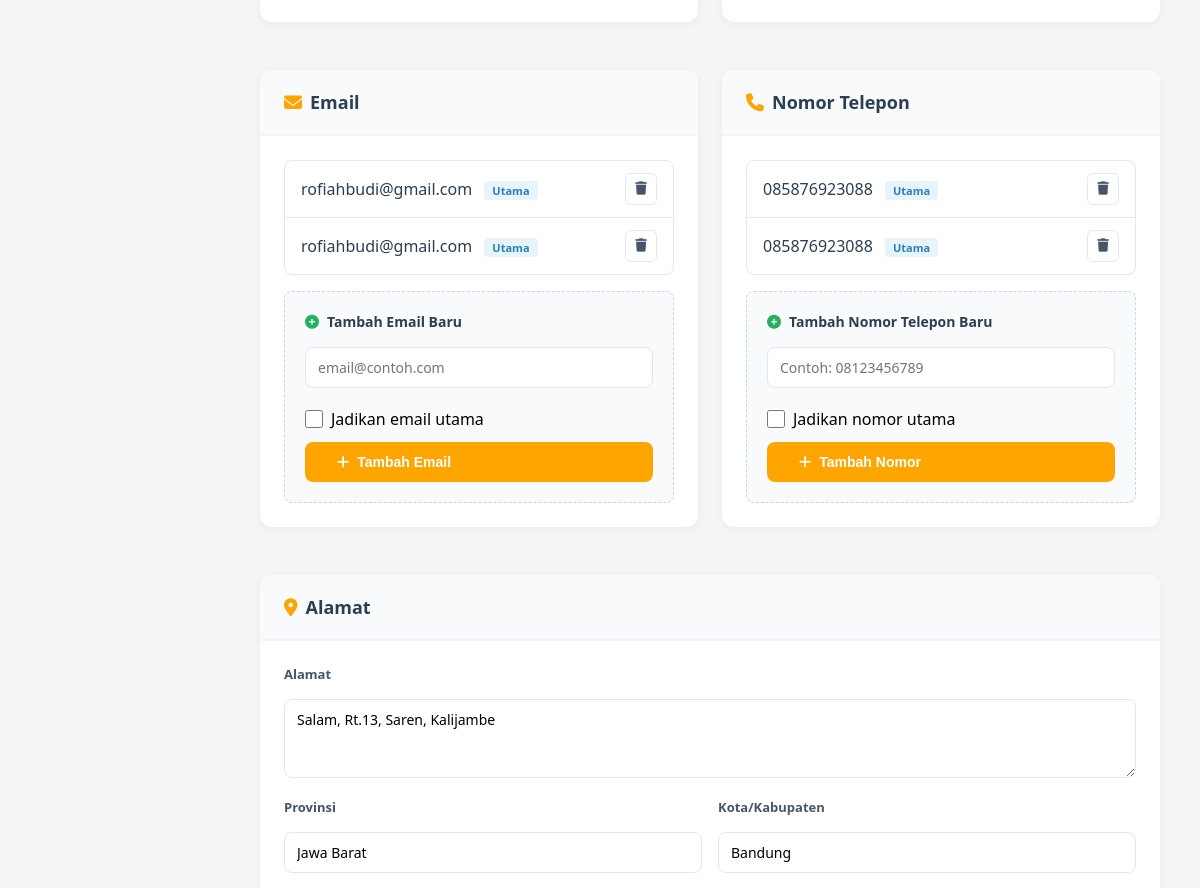
The page /admin/edit_patient.php?id=1 (middle part) on the database as committed earlier.
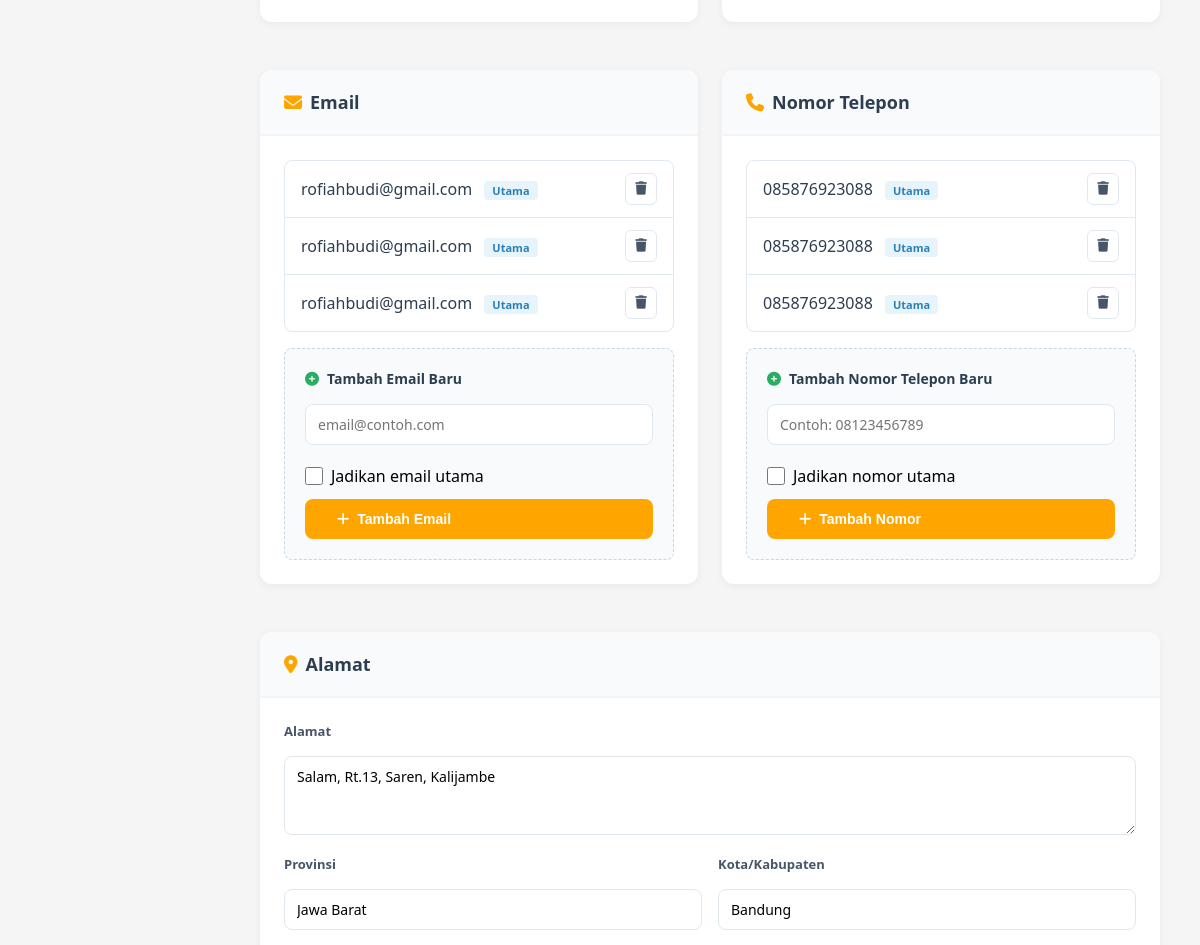
The same page on the database as committed later.
### tables this page shows
CREATE TABLE `patient_emails` (
  `id` int NOT NULL,
  `patient_id` int NOT NULL,
  `email` varchar(100) NOT NULL,
  `is_primary` tinyint(1) DEFAULT '0'
);

CREATE TABLE `patient_phones` (
  `id` int NOT NULL,
  `patient_id` int NOT NULL,
  `phone` varchar(20) NOT NULL,
  `is_primary` tinyint(1) DEFAULT '0'
);

### admin/edit_patient.php (the view, shortened to what the changed rows need)
<?php
include "../config.php";
$patient_id = isset($_GET['id']) ? intval($_GET['id']) : 0;
$query_emails = "SELECT id, email, is_primary FROM patient_emails WHERE patient_id = ? ORDER BY is_primary DESC, id ASC";
$stmt = $conn->prepare($query_emails);
$stmt->bind_param('i', $patient_id);
$stmt->execute();
$result_emails = $stmt->get_result();
$emails = [];
while ($row = $result_emails->fetch_assoc()) {
    $emails[] = $row;
}
$query_phones = "SELECT id, phone, is_primary FROM patient_phones WHERE patient_id = ? ORDER BY is_primary DESC, id ASC";
$stmt = $conn->prepare($query_phones);
$stmt->bind_param('i', $patient_id);
$stmt->execute();
$result_phones = $stmt->get_result();
$phones = [];
while ($row = $result_phones->fetch_assoc()) {
    $phones[] = $row;
}
?>
<!DOCTYPE html>
<html lang="id">
<head>
    <link rel="stylesheet" href="css/admin.css">
    <link rel="stylesheet" href="css/sidebar-toggle.css">
    <link rel="stylesheet" href="css/product-form.css">
    <link rel="stylesheet" href="https://cdnjs.cloudflare.com/ajax/libs/font-awesome/6.4.0/css/all.min.css">
</head>
<body>
    <div class="main-content">
        <div class="edit-container">
            <div class="edit-grid">
                <div class="edit-card">
                    <div class="card-body">
                        <?php if (!empty($emails)): ?>
                            <div class="contact-list">
                                <?php foreach ($emails as $email): ?>
                                    <div class="contact-item">
                                        <div>
                                            <span class="contact-value"><?= htmlspecialchars($email['email']) ?></span>
                                            <?php if ($email['is_primary'] == 1): ?>
                                                <span class="badge-primary">Utama</span>
                                            <?php endif; ?>
                                        </div>
                                        <div class="contact-actions">
                                            <form method="POST" style="display: inline;"
                                                  onsubmit="return confirm('Hapus email ini?')">
                                                <button type="submit" class="btn-icon delete" title="Hapus">
                                                    <i class="fas fa-trash"></i>
                                                </button>
                                            </form>
                                        </div>
                                    </div>
                                <?php endforeach; ?>
                            </div>
                        <?php else: ?>
                            <p class="text-muted" style="margin-bottom: 16px;">Belum ada email</p>
                        <?php endif; ?>
                    </div>
                </div>
                <div class="edit-card">
                    <div class="card-body">
                        <?php if (!empty($phones)): ?>
                            <div class="contact-list">
                                <?php foreach ($phones as $phone): ?>
                                    <div class="contact-item">
                                        <div>
                                            <span class="contact-value"><?= htmlspecialchars($phone['phone']) ?></span>
                                            <?php if ($phone['is_primary'] == 1): ?>
                                                <span class="badge-primary">Utama</span>
                                            <?php endif; ?>
                                        </div>
                                        <div class="contact-actions">
                                            <form method="POST" style="display: inline;"
                                                  onsubmit="return confirm('Hapus nomor telepon ini?')">
                                                <button type="submit" class="btn-icon delete" title="Hapus">
                                                    <i class="fas fa-trash"></i>
                                                </button>
                                            </form>
                                        </div>
                                    </div>
                                <?php endforeach; ?>
                            </div>
                        <?php else: ?>
                            <p class="text-muted" style="margin-bottom: 16px;">Belum ada nomor telepon</p>
                        <?php endif; ?>
                    </div>
                </div>
            </div>
        </div>
    </div>
</body>
</html>

Rows that differ between the two databases and show on the page:
added patient_emails: email "rofiahbudi@gmail.com", is_primary "Utama"
added patient_phones: phone "085876923088", is_primary "Utama"
